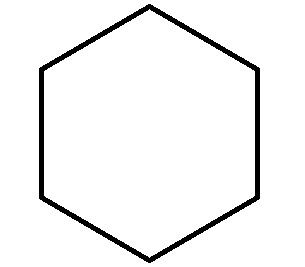
#> input picture hexa.jpg, 305 x 267 px
$ python poly_detector2.py   (older library calls are emulated)
#> lines starting #> are read from the running program, lines starting #| are printed output that depends on the picture; after the words box and inside, x2 and y2 are one past the last pixel; in counts of white or black regions, pixels touching at a corner belong together
import cv2
import numpy as np
output=open('out.txt', 'w')
img = cv2.imread("hexa.jpg", cv2.IMREAD_GRAYSCALE)
#> img is the input picture: shape (267, 305); min 0, max 255, mean 243.1
_, threshold = cv2.threshold(img, 240, 255, cv2.THRESH_BINARY)
#> threshold: shape (267, 305); 95.3% white; 1 black region
_, contours, _ = cv2.findContours(threshold, cv2.RETR_TREE, cv2.CHAIN_APPROX_SIMPLE)
#> contours = 3 contours; box (x1, y1, x2, y2) and area: (0, 0, 305, 267) 80864, (38, 3, 261, 264) 43528, (44, 9, 255, 258) 39042

font = cv2.FONT_HERSHEY_COMPLEX

for cnt in contours:
    approx = cv2.approxPolyDP(cnt, 0.01*cv2.arcLength(cnt, True), True)
    cv2.drawContours(img, [approx], 0, (0), 5)
   # x = approx.ravel()[0]
    #y = approx.ravel()[1]
    x = approx.ravel()[0]
    y = approx.ravel()[1]
    if len(approx) == 3:
        cv2.putText(img, "Triangle", (x, y), font, 1, (0))
    elif len(approx) == 4:
        cv2.putText(img, "Rectangle", (x, y), font, 1, (0))
    elif len(approx) == 5:
        cv2.putText(img, "Pentagon", (x, y), font, 1, (0))
    elif len(approx) == 6:
        cv2.putText(img, "Hexagon", (x, y), font, 1, (0))
        output.write("SHAPE : Hexagon" + '\n')
    elif 6 < len(approx) < 15:
        cv2.putText(img, "Ellipse", (x, y), font, 1, (0))
    else:
        cv2.putText(img, "Circle", (x, y), font, 1, (0))
#> this loop made 3 passes
#> (x, y) on passes 2 to 3: (148, 3), (149, 9)
#> (approx, x, y) on pass 1: ([[0, 0], [0, 266], [304, 266], [304, 0]], 0, 0)
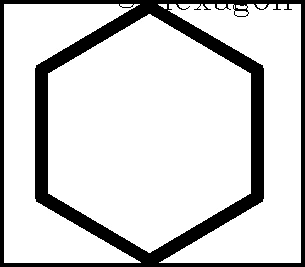
#> img: shape (267, 305); 14.8% of pixels changed, all inside (x1, y1, x2, y2) = (0, 0, 305, 267)

cv2.imshow("shapes", img)
cv2.imshow("Threshold", threshold)
cv2.waitKey(0)
cv2.destroyAllWindows()
output.close()

$ run again, with shapes.jpg copied over hexa.jpg
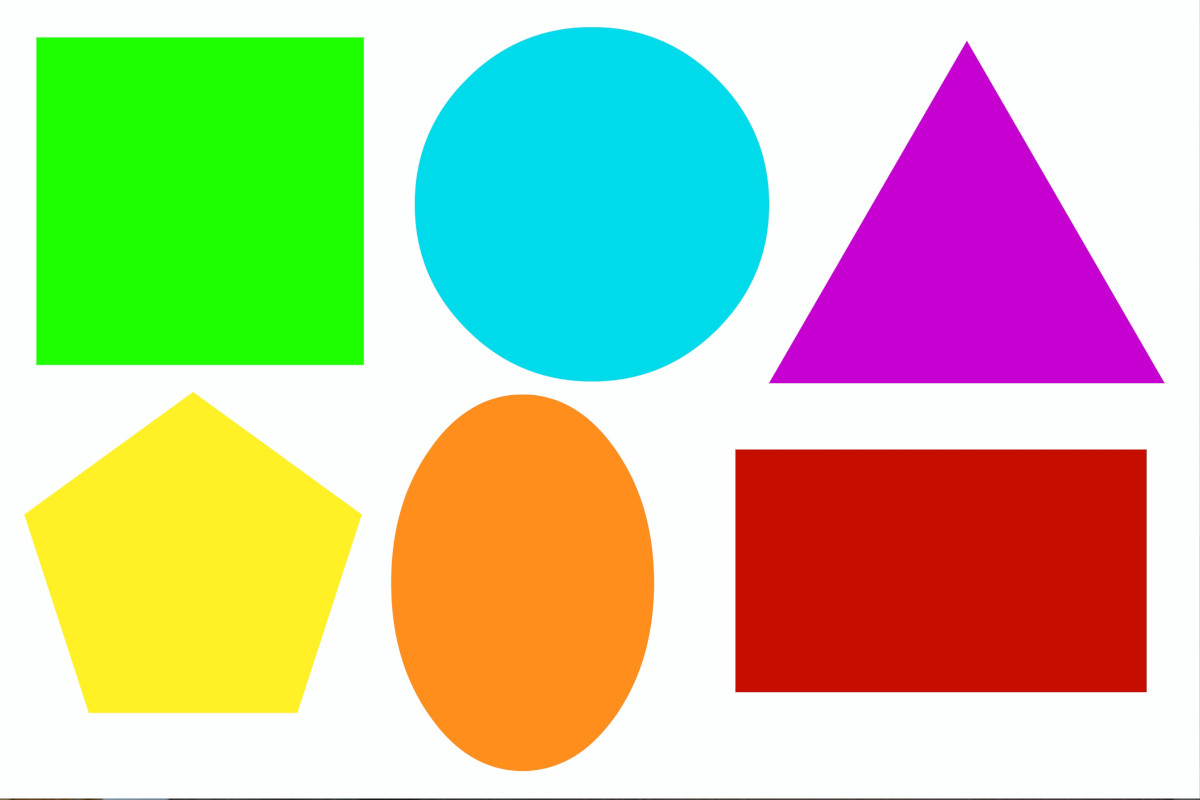
#> input picture shapes.jpg, 1200 x 800 px
#> `_, threshold = cv2.threshold(img, 240, 255, cv2.THRESH_BINARY)`:
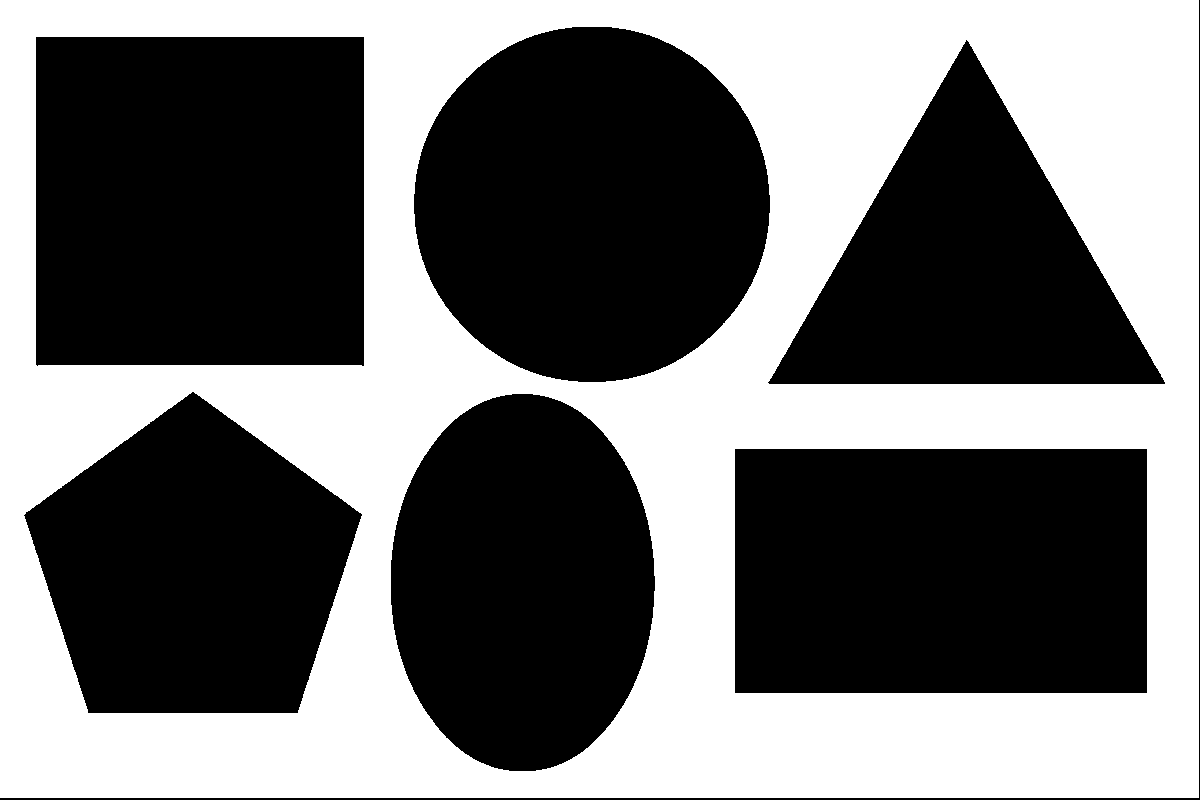
#> threshold: shape (800, 1200); 44.5% white; 1 white region
#> contours = 7 contours; box (x1, y1, x2, y2) and area: (0, 0, 1199, 798) 954806, (35, 36, 365, 367) 108242, (734, 448, 1148, 694) 101183, (413, 26, 771, 383) 100003, (390, 393, 656, 772) 78944, (23, 391, 363, 714) 75475, (767, 39, 1166, 385) 69102
#> the loop `for cnt in contours:` made 7 passes
#> (approx, x, y) on passes 1, 2, 5, 6: ([[0, 0], [0, 797], [1198, 797], [1198, 0]], 0, 0), ([[734, 449], [1146, 448], [1147, 692], [735, 693]], 734, 449), ([[966, 39], [1164, 384], [767, 382]], 966, 39), ([[35, 37], [363, 36], [364, 365], [37, 366]], 35, 37)
#> after the loop `for cnt in contours:`:
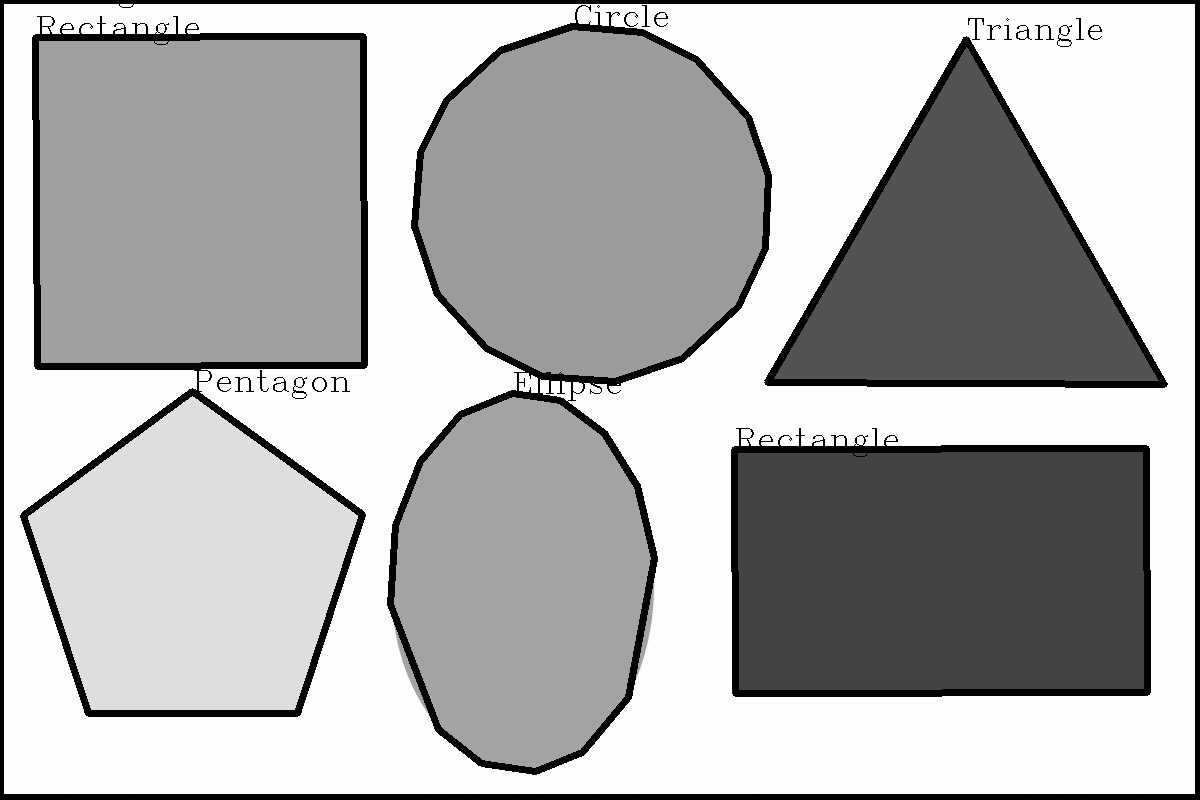
#> img: shape (800, 1200); min 0, max 255, mean 176

$ run again, with shapes1.jpg copied over hexa.jpg
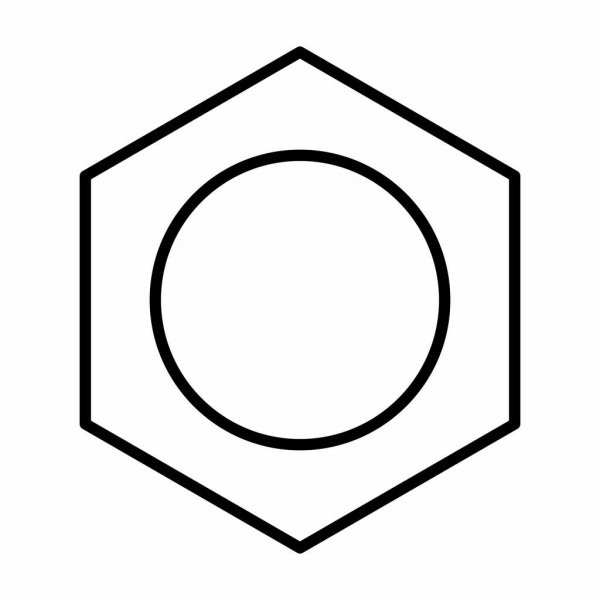
#> input picture shapes1.jpg, 600 x 600 px
#> img is the input picture: shape (600, 600); min 0, max 255, mean 234.8
#> `_, threshold = cv2.threshold(img, 240, 255, cv2.THRESH_BINARY)`:
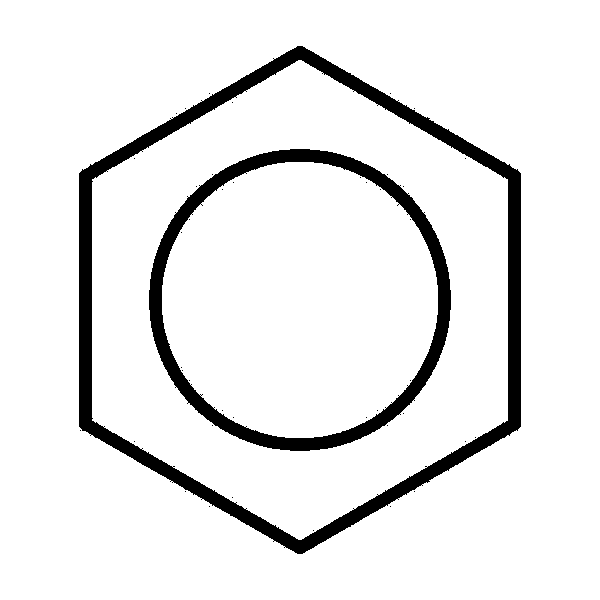
#> threshold: shape (600, 600); 91.4% white; 43 black regions (41 under 20 px)
#> contours = 102 contours, 97 with area under 20; largest, box (x1, y1, x2, y2) and area: (0, 0, 600, 600) 358801, (78, 45, 522, 555) 169962, (92, 60, 508, 540) 149480, (148, 148, 452, 452) 72133, (162, 162, 438, 438) 59704
#> the loop `for cnt in contours:` made 102 passes
#> (approx, x, y) on passes 1 to 7: ([[0, 0], [0, 599], [599, 599], [599, 0]], 0, 0), ([[283, 547], [284, 546], [285, 547], [284, 548]], 283, 547), ([[272, 541], [273, 540], [274, 541], [273, 542]], 272, 541), ([[389, 506], [390, 505], [391, 506], [390, 507]], 389, 506), ([[208, 506], [209, 505], [210, 506], [209, 507]], 208, 506), ([[397, 499], [398, 498], [399, 499], [398, 500]], 397, 499), ([[200, 499], [201, 498], [202, 499], [201, 500]], 200, 499)
#> after the loop `for cnt in contours:`:
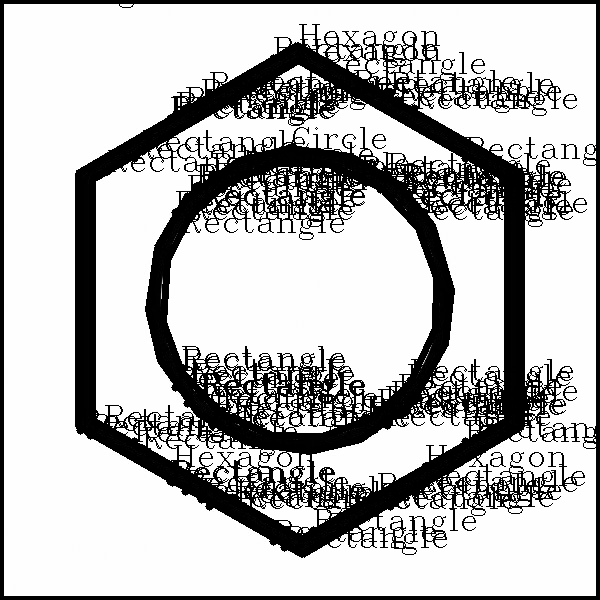
#> img: shape (600, 600); min 0, max 255, mean 185.1
